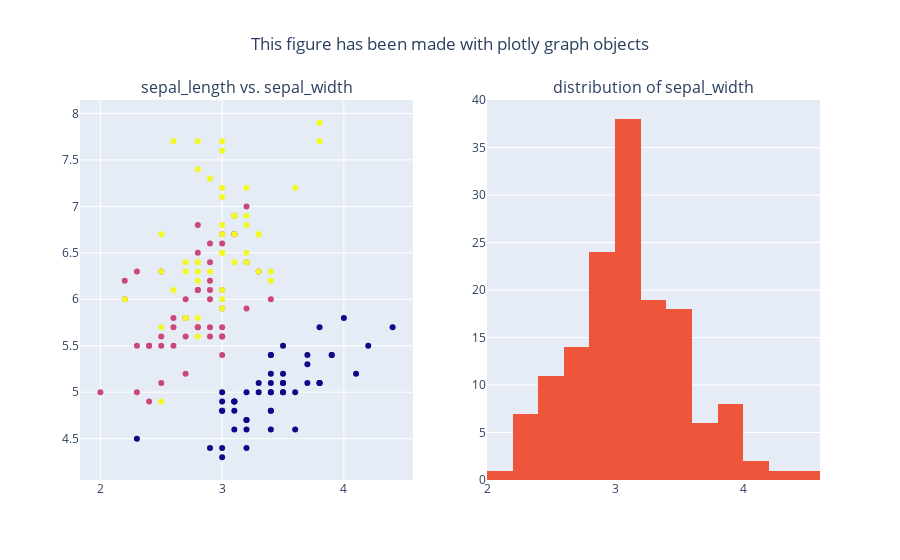

The code cell stored with this chart in its notebook:
### Markdown cell above
# Creating subplots

### Code cell
from plotly.subplots import make_subplots

fig = make_subplots(
  rows = 1, 
  cols = 2, 
  subplot_titles = ("sepal_length vs. sepal_width", "distribution of sepal_width")
)

fig.add_trace(
  go.Scatter(
    x = df['sepal_width'],
    y = df['sepal_length'],
    mode = 'markers',
    marker = go.scatter.Marker(color = df['species_id'])
  ),
  row = 1,
  col = 1,
)

fig.add_trace(
  go.Histogram(
    x = df['sepal_width']
  ),
  row = 1,
  col = 2,
)

fig.update_layout(
  title = go.layout.Title(text = "This figure has been made with plotly graph objects", x = 0.5),
  showlegend = False
)

fig.show()

### Figure 1 — Plotly figure (JSON) as saved in the notebook; plotly's stock layout.template omitted (floating-point values rounded to 4 significant figures; data arrays with more than 128 entries replaced by an {"elided": "..."} marker saying what was removed)
{"data": [{"marker": {"color": {"elided": "150 int values"}}, "mode": "markers", "type": "scatter", "x": {"elided": "150 float values"}, "xaxis": "x", "y": {"elided": "150 float values"}, "yaxis": "y"}, {"type": "histogram", "x": {"elided": "150 float values"}, "xaxis": "x2", "yaxis": "y2"}], "layout": {"annotations": [{"font": {"size": 16}, "showarrow": false, "text": "sepal_length vs. sepal_width", "x": 0.225, "xanchor": "center", "xref": "paper", "y": 1, "yanchor": "bottom", "yref": "paper"}, {"font": {"size": 16}, "showarrow": false, "text": "distribution of sepal_width", "x": 0.775, "xanchor": "center", "xref": "paper", "y": 1, "yanchor": "bottom", "yref": "paper"}], "showlegend": false, "title": {"text": "This figure has been made with plotly graph objects", "x": 0.5}, "xaxis": {"anchor": "y", "domain": [0, 0.45]}, "xaxis2": {"anchor": "y2", "domain": [0.55, 1]}, "yaxis": {"anchor": "x", "domain": [0, 1]}, "yaxis2": {"anchor": "x2", "domain": [0, 1]}}}
